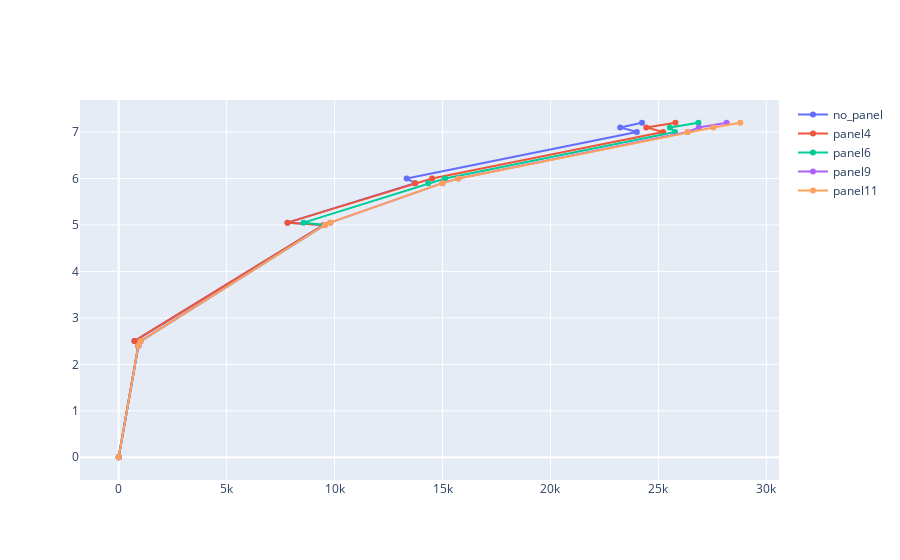

This figure's notebook cell:
### Code cell
ws = r'C:\Users\Mel.Meng\Documents\GitHub\SewerAnalysis\references\river\conveyance\data'
conveyance_curve = os.path.join(ws, 'conveyance_curve.csv')
fields = ['no_panel', 'panel4', 'panel6', 'panel9', 'panel11']
fig, df = plot_conveyance_csv(conveyance_curve, fields)
fig

### Figure 1 — Plotly figure (JSON) as saved in the notebook; plotly's stock layout.template omitted (floating-point values rounded to 4 significant figures)
{"data": [{"mode": "lines+markers", "name": "no_panel", "type": "scatter", "x": [0, 908.3, 729.3, 9497.0, 7818.0, 13730.0, 13340.0, 24000.0, 23230.0, 24240.0], "y": [0, 2.4, 2.5, 5, 5.05, 5.9, 6, 7, 7.1, 7.2]}, {"mode": "lines+markers", "name": "panel4", "type": "scatter", "x": [0, 908.3, 729.3, 9497.0, 7818.0, 13730.0, 14520.0, 25220.0, 24440.0, 25790.0], "y": [0, 2.4, 2.5, 5, 5.05, 5.9, 6, 7, 7.1, 7.2]}, {"mode": "lines+markers", "name": "panel6", "type": "scatter", "x": [0, 908.3, 1018.0, 9547.0, 8563.0, 14340.0, 15120.0, 25770.0, 25530.0, 26850.0], "y": [0, 2.4, 2.5, 5, 5.05, 5.9, 6, 7, 7.1, 7.2]}, {"mode": "lines+markers", "name": "panel9", "type": "scatter", "x": [0, 908.3, 1018.0, 9547.0, 9799.0, 15000.0, 15730.0, 26350.0, 26870.0, 28160.0], "y": [0, 2.4, 2.5, 5, 5.05, 5.9, 6, 7, 7.1, 7.2]}, {"mode": "lines+markers", "name": "panel11", "type": "scatter", "x": [0, 908.3, 1018.0, 9547.0, 9799.0, 15000.0, 15730.0, 26350.0, 27540.0, 28790.0], "y": [0, 2.4, 2.5, 5, 5.05, 5.9, 6, 7, 7.1, 7.2]}], "layout": {"autosize": true, "xaxis": {"autorange": true, "range": [-1699.0, 30490.0], "type": "linear"}, "yaxis": {"autorange": true, "range": [-0.5274, 7.727], "type": "linear"}}}
